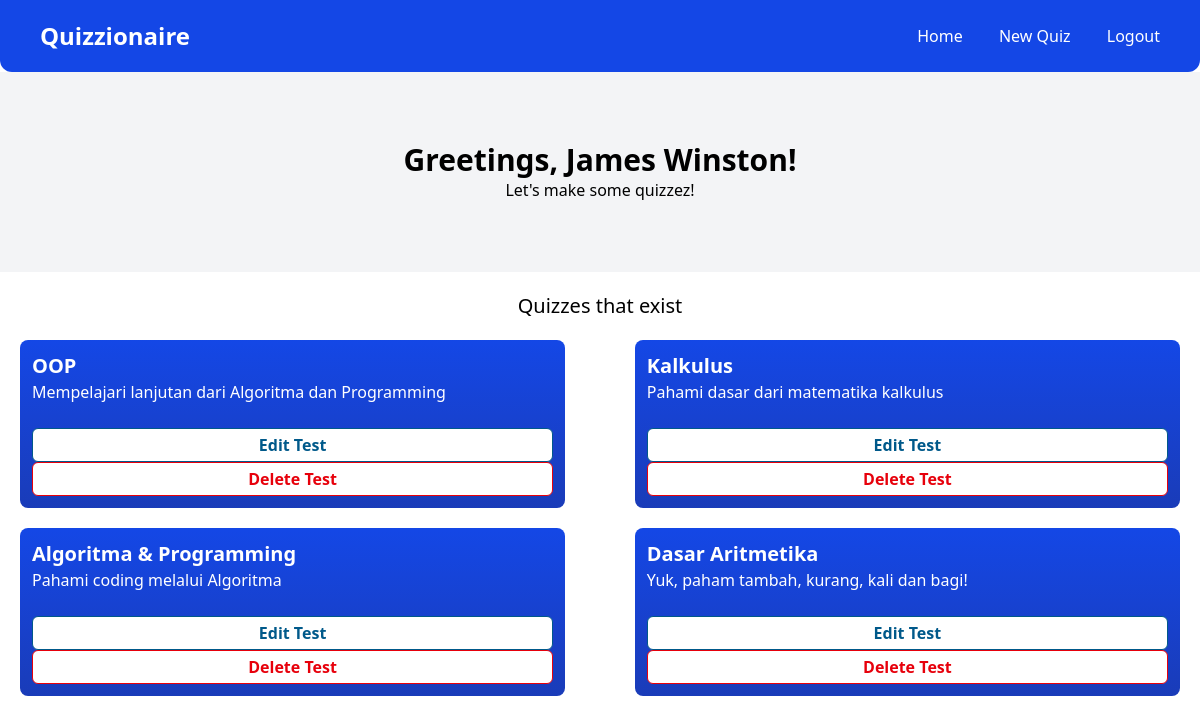
The page /PHP/UI/TeacherMenu.php (signed in) on the database its author committed.
### tables this page shows
CREATE TABLE `tests` (
  `Test_ID` int NOT NULL,
  `Test_Name` varchar(255) NOT NULL,
  `Test_Topic` varchar(255) NOT NULL
);

### PHP/UI/TeacherMenu.php (the view, shortened to what this page needs)
<!DOCTYPE html>
<html lang="en">
<head>
    <script src="https://cdn.jsdelivr.net/npm/@tailwindcss/browser@4"></script>
    <?php
    $conn = connectDB();
    $username = $_SESSION['username'];
    ?>
    <?php
    $sql = "SELECT * FROM `tests`";
    $result = mysqli_query($conn, $sql) or die(mysqli_error($conn));
    ?>
</head>
<body class="overflow-x-hidden">
    <nav class="p-5 bg-blue-700 rounded-b-xl flex flex-row justify-between">
        <p class="text-2xl font-semibold text-white pl-5">Quizzionaire</p>
        <div id="navBar" class="text-white gap-8 h-full mt-1 pr-5 hidden md:block">
            <a href="MainMenu.html">Home</a>
            <a href="CreateQuiz.php" class="md:ml-8">New Quiz</a>
            <a href="../DB/logout.php" class="md:ml-8">Logout</a>
        </div>
    </nav>
    <header class="flex flex-col justify-center items-center bg-gray-100 w-full h-50">
        <p class="text-3xl font-semibold">Greetings, <?= $username ?>!</p>
        <p>Let's make some quizzez!</p>
    </header>
    <main>
        <div class="p-5">
            <p class="pb-5 text-center text-xl">Quizzes that exist</p>
            <div id="cardList" class=" flex md:flex-row flex-col flex-wrap justify-between gap-5">
                <?php if (mysqli_num_rows($result) > 0): ?>
                    <?php while ($row = mysqli_fetch_assoc($result)): ?>
                        <div class="md:w-[47%] rounded-lg p-3 bg-gradient-to-b from-blue-700 to-blue-800">
                            <p class="text-white font-semibold text-xl"><?= htmlspecialchars($row['Test_Name']) ?></p>
                            <p class="text-white mb-6"><?= htmlspecialchars($row['Test_Topic']) ?></p>
                            <form method="post" action="EditQuiz.php">
                                <button type="submit" name="topic" value="<?= $row['Test_ID'] ?>"
                                    class="text-sky-800 font-semibold md:p-1 p-2 w-full cursor-pointer bg-white border-1 rounded-md">
                                    Edit Test
                                </button>
                            </form>
                            <form method="post" action="../DB/delete.php" onsubmit="return confirm('Are you sure you want to delete this quiz?');">
                                <button type="submit"
                                    class="font-semibold md:p-1 text-red-600 p-2 w-full cursor-pointer bg-white border-1 rounded-md">
                                    Delete Test
                                </button>
                            </form>
                        </div>
                    <?php endwhile; ?>
                <?php else: ?>
                    <p class="text-center text-gray-500 text-lg w-full">No quiz has been created yet.</p>
                <?php endif; ?>
            </div>
        </div>
    </main>
</body>

### rows shown on the page
tests: Test_Name "OOP", Test_Topic "Mempelajari lanjutan dari Algoritma dan Programming", $row['Test_ID'] 1 (drawn)
tests: Test_Name "Kalkulus", Test_Topic "Pahami dasar dari matematika kalkulus", $row['Test_ID'] 2 (drawn)
tests: Test_Name "Algoritma & Programming", Test_Topic "Pahami coding melalui Algoritma", $row['Test_ID'] 3 (drawn)
tests: Test_Name "Dasar Aritmetika", Test_Topic "Yuk, paham tambah, kurang, kali dan bagi!", $row['Test_ID'] 4 (drawn)

### other values the page prints
$username "James Winston"
